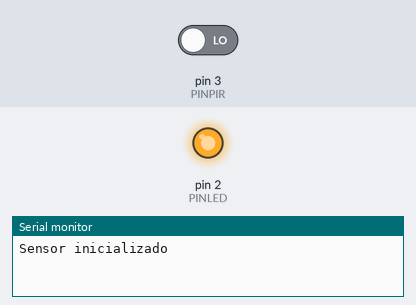
A sketch run on a simulated Arduino Uno, built with avr-gcc and run on an emulated ATmega328P. On the bench: output pins drawn as LEDs (lit = HIGH), the last lines printed to the serial monitor. The inputs (shaded band) are chosen by the test bench; at power-on: pin 3 (PINPIR) LOW.

Above: at 1.2 s.
1.3 s: pin 3 (PINPIR) driven HIGH
At 1.8 s:
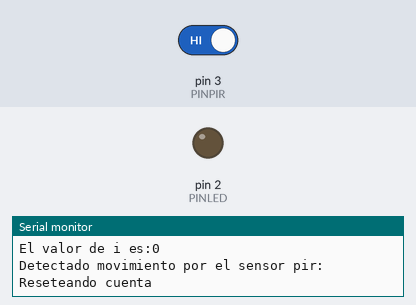
Timing chart, 0 to 4.3 s (numbered marks = the images above; inputs shaded):
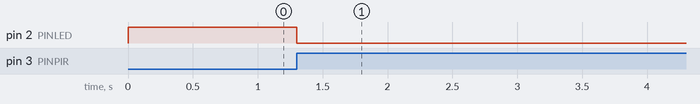

Measured:
- after the input at 1.3 s, pin 2 (PINLED): HIGH → LOW at once

The sketch:

LedStripMovementActivation.ino
```cpp
//Definición de pines
#define PINLED 2 // Pin de control de un relé al que está conectado una tira led
#define PINPIR 3 // Pin de salida de datos del sensor de movimiento
#define TIMEOFF 20 // Tiempo en segundos para desactivar la tira led tras el movimiento HC-SR501
int i = 0;

void setup()
{
  // Configuración del sistema
  pinMode(PINPIR, INPUT);
  digitalWrite(PINLED , HIGH);
  pinMode(PINLED, OUTPUT);
  Serial.begin(115200);
  Serial.println("Sensor inicializado");
}

void loop()
{
  // Enciende la tira led al detectar movimiento
  if (digitalRead(PINPIR) == HIGH)
  {
    Serial.println("Detectado movimiento por el sensor pir");
    digitalWrite(PINLED, LOW);
    Serial.println("Encendido");

    // Temporizador que se reinicia con la detección de movimiento
    for (i = 0; i <= TIMEOFF ; i++) {
      Serial.print("El valor de i es:");
      Serial.println(i);
      if (digitalRead(PINPIR) == HIGH) {
        digitalWrite(PINLED, LOW);
        Serial.print("Detectado movimiento por el sensor pir: ");
        Serial.println("Reseteando cuenta");
        i = 0;
      }
      delay(1000);
    }

    // Apaga la tira led
    digitalWrite(PINLED , HIGH);
    Serial.println("Apagado");
  }


}
```
